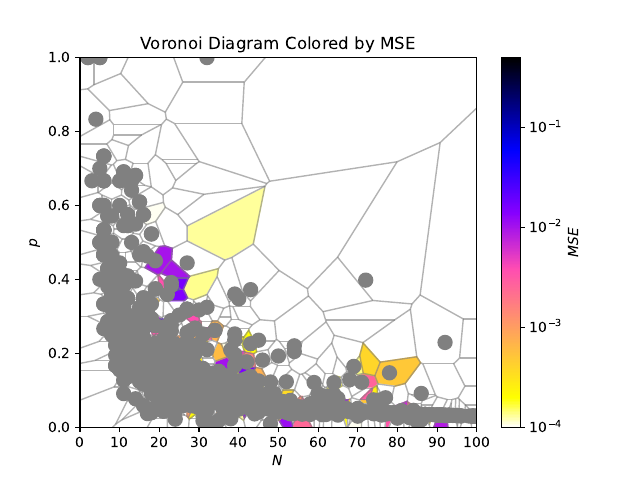

Write the Python code that produced this figure.
import sys, pickle
sys.path.insert(0, "libs")

import os, pickle, csv # import packages for file I/O
import time # package to help keep track of calculation time

import numpy as np
import networkx as nx
import matplotlib.pyplot as plt
import matplotlib.tri as mtri
import pandas as pd

import scipy
import scipy.stats as sst
from scipy.special import comb
from scipy.integrate import simpson
from scipy.signal import argrelextrema
from random import choice

from libs.utils import *
from libs.finiteTheory import *
from visualizations import *
from libs.utils import *
from robustnessSimulations import *
from performanceMeasures import *
from infiniteTheory import *
from finiteTheory import *

fvals = pickle.load(open('data/fvalues.p', 'rb'))
pvals = pickle.load(open('data/Pvalues.p', 'rb'))


def accel_asc(n):
    a = [0 for i in range(n + 1)]
    k = 1
    y = n - 1
    while k != 0:
        x = a[k - 1] + 1
        k -= 1
        while 2 * x <= y:
            a[k] = x
            y -= x
            k += 1
            l = k + 1
            while x <= y:
                a[k] = x
                a[l] = y
                yield a[:k + 2]
                x += 1
                y -= 1
                a[k] = x + y
            y = x + y - 1
            yield a[:k + 1]

accel_asc(10)

from scipy.special import comb, lambertw
import numpy as np


for c in [0.9, 1, 1.1]:
    print(1+lambertw(-c * np.exp(-c),k=0))
    print(1+np.real(lambertw(-c * np.exp(-c),k=0)))


import numpy as np
import matplotlib.pyplot as plt
from scipy.spatial import Voronoi, voronoi_plot_2d
import matplotlib.cm as cm

# making 3D graph
msedata = pd.read_csv("MSEdata3D.csv")
num_nwks = len(msedata)
nodes_array = np.zeros(num_nwks)
probs_array = np.zeros(num_nwks)
mse_array = np.zeros(num_nwks)

# some weird formatting means you have to add 1 to each index for the n,p,mse
for j in range(num_nwks):
    nodes_array[j] = msedata.iloc[j][2]
    probs_array[j] = msedata.iloc[j][3]
    mse_array[j] = msedata.iloc[j][4]


fullData = pd.read_csv("fullData.csv")

log_array = np.zeros(len(mse_array)) #[] #np.zeros(len(mse_array))
for i in range(len(mse_array)):
    # if np.log(mse_array[i]) > 0:
    #     log_array[i] = 0
    if np.log(mse_array[i]) <= -4:
        log_array[i] = -4 #log_array.append(-4) #log_array[i] = -4
    elif np.log(mse_array[i]) >= 10**.5:
        log_array[i] = 0
        #nodes_array.remove(i)
        #probs_array.(i)

    elif mse_array[i] != 0:
        log_array[i] = np.log(mse_array[i]) #log_array.append(np.log(mse_array[i]))
    
    if mse_array[i] > 10**2:
        print(fullData.iloc[i][0])
        print(fullData.iloc[i][1])
        print("n",nodes_array[i])
        print("p",probs_array[i])
    # else:
    #     #log_array.append(-4)
    #     log_array[i] = -4

mse_array = log_array


points = np.column_stack((nodes_array/100, probs_array))
ring = np.array([[np.cos(x), np.sin(x)] for x in np.linspace(0,7)])*10
ring_z = np.array([1 for x in np.linspace(0,7)])
points = np.concatenate([points, ring])
mse_array = np.concatenate([mse_array, ring_z])

# Generate Voronoi diagram
vor = Voronoi(points)

# Normalize z values to get a colormap
norm = plt.Normalize(vmin=min(mse_array), vmax=5)
cmap = cm.gnuplot2_r #cm.viridis

# Create a plot
fig, ax = plt.subplots()

# Plot Voronoi diagram with cells colored based on z values
ax1 = voronoi_plot_2d(vor, ax=ax, show_vertices=False, line_colors='grey', line_width=1, line_alpha=0.6, point_size=1)

# Color each Voronoi region
for region_index, region in enumerate(vor.regions):
    if not -1 in region and len(region) > 0:
        polygon = [vor.vertices[i] for i in region]
        color = cmap(norm(mse_array[region_index]))
        ax.fill(*zip(*polygon), color=color)

# Plot the original points
#ax.plot(points[:, 0], points[:, 1], 'ko')



# Add a color bar to show the mapping of z values to colors
sm = plt.cm.ScalarMappable(cmap="gnuplot2_r", norm=norm)
sm.set_array([])

labels = plt.xticks()[0]
newticks = np.zeros(len(labels))
#newticks2 = [r'$10^{{{}}}$'.format(x) for x in labels]
#plt.xticks(range(0,len(labels)),newticks2)
#plt.xticks(np.arange(0, 1, 10)) 
#plt.xticks(range(0,int(max(labels)),10))

c_bar = plt.colorbar(sm, ax=ax, label='log(MSE)')

#c_bar.ax.set_yticklabels(newticks2) 


def add_colorbar_neg(mappable):
    from mpl_toolkits.axes_grid1 import make_axes_locatable
    import matplotlib.pyplot as plt
    last_axes = plt.gca()
    ax = mappable.axes
    fig = ax.figure
    divider = make_axes_locatable(ax)
    cax = divider.append_axes("right", size="5%", pad=0.05)
    cbar = fig.colorbar(mappable, cax=cax)
    newticks1 = cbar.ax.get_yticklabels()
    newticks1 = [label.get_text() for label in newticks1]
    newticks1 = [a.replace('−', '-') for a in newticks1]
    #newticks1 = [int(a) for a in newticks1 if "." not in a]
    #newticks1 = [float(a) for a in newticks1 if type(a) != int]
    newticks2 = [r'$10^{{{}}}$'.format(x) for x in newticks1]
    cbar.ax.set_yticklabels(newticks2) 
    plt.sca(last_axes)
    return cbar

#add_colorbar_neg(ax1)

plt.xlabel(r'$N$')
plt.ylabel(r'$p$')
plt.title('Voronoi Diagram Colored by MSE')
plt.xlim([0,1])
plt.ylim([0,1])

# labels= plt.xticks()[0]
# newticks2 = [100*x for x in labels]
# plt.xticks(newticks2)

import matplotlib.ticker as ticker
scale_x = 100
plt.xticks([0,.1,.2,.3,.4,.5,.6,.7,.8,.9,1])
ticks_x = ticker.FuncFormatter(lambda x, pos: '{0:g}'.format(x*scale_x))
ax.xaxis.set_major_formatter(ticks_x)

plt.savefig("voronoi.pdf")
plt.savefig("Figure 4")

from scipy.spatial import Voronoi, voronoi_plot_2d
vor = Voronoi(points)

import matplotlib.pyplot as plt
fig = voronoi_plot_2d(vor,point_size=1,show_vertices=False,)
plt.xlim([0,1])
plt.ylim([0,1])


